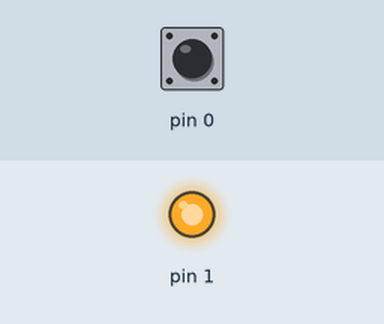
This sketch was run on a simulated Arduino Uno, built with avr-gcc and run on an emulated ATmega328P. Shown: output pins drawn as LEDs (lit = HIGH). Inputs (shaded band) come from the test bench; at power-on: pin 0 HIGH.

Above: at 0.8 s.
0.9 s: pin 0 pulled LOW for 0.15 s
At 0.97 s:
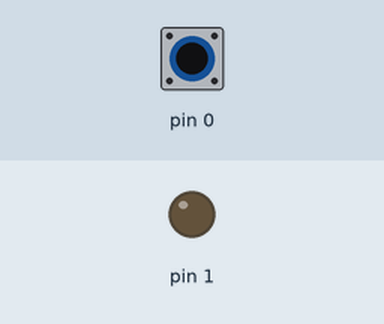
2.5 s: pin 0 pulled LOW for 3.2 s
At 6.9 s:
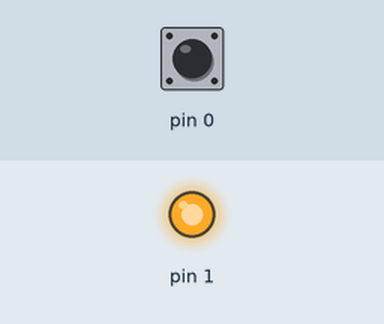
Timing chart, 0 to 8.4 s (numbered marks = the images above; inputs shaded):
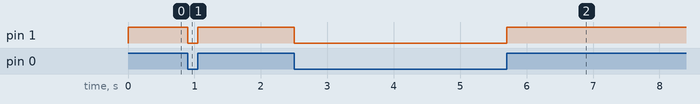

Measured:
- after the input at 0.9 s, pin 1: HIGH → LOW at once, → HIGH 0.15 s later
- after the input at 2.5 s, pin 1: HIGH → LOW at once, → HIGH 3.2 s later

The sketch:

foxlink_arduino_asm.ino
```cpp
// Fox Dynamics Team
// FoxLink bitwise ASM V0.2

#include <avr/io.h>

int main() {
  // Configura PD0 como entrada com pull-up
  DDRD &= ~(1 << PD0);  // PD0 como entrada
  PORTD |= (1 << PD0);   // Habilita o pull-up em PD0

  // Configura PD1 como saída
  DDRD |= (1 << PD1);    // PD1 como saída
  while (1) {
      // Copia o estado de PD0 para PD1 o mais rápido possível
      asm volatile (
          "in r0, %[pin]" "\n\t"    // Lê o estado do PIND (estado dos pinos de entrada)
          "bst r0, 0" "\n\t"         // Copia o bit 0 (PD0) para o T-flag
          "bld r0, 1" "\n\t"         // Copia o T-flag para o bit 1 (PD1)
          "out %[port], r0" "\n\t"   // Escreve de volta no PORTD
          :
          : [pin] "I" (_SFR_IO_ADDR(PIND)),
            [port] "I" (_SFR_IO_ADDR(PORTD))
          : "r0"
      );
  }
}
```
